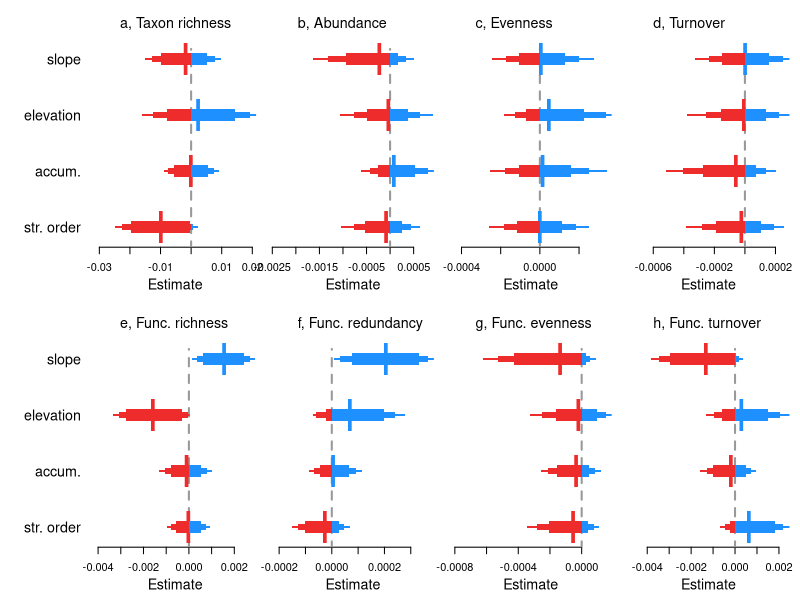

Here is the R script that generated this plot:
##Set working directory
setwd("C:/Users/elwel/OneDrive/Desktop/aquatic_data/git/EuroAquaticMacroInverts")

# attach data
#drivEst <- read.csv("outputs/Driver_metaanaly_Ests.csv")
drivEst <- read.csv("outputs/outputs_driver/Driver_horseshoe_metaanaly_Ests.csv")
head(drivEst)
unique(drivEst$Response)

options(scipen=999)

##save plot
#tiff(filename = "plots/Fig4_drivers/Drivers_main_streamCharacteristics.tiff", width = 7.8, height = 5, units = 'in', res = 600, compression = 'lzw')
tiff(filename = "plots/Fig4_drivers/Drivers_main_streamCharacteristics_horseshoe.tiff", width = 7.8, height = 5, units = 'in', res = 600, compression = 'lzw')

##layout
layout(mat = matrix(c(1:10), 
                        nrow = 2, 
                        ncol = 5),
       heights = c(2,2,2,2,2,2,2,2,2,2),
       widths = c(1,2,2,2,2,1,2,2,2,2))

par(mar=c(4,0.4,0.4,0.8))
#empty plot for where the labels will go
plot(0, xaxt = 'n', yaxt = 'n', bty = 'n', pch = '', ylab = '', xlab = '')
plot(0, xaxt = 'n', yaxt = 'n', bty = 'n', pch = '', ylab = '', xlab = '')

#### Spp Richness #####
sub <- subset(drivEst, Response == "spp_richness")
subQ <- c(sub$Q0.5[6:9],sub$Q95[6:9])
est <- sub$Estimate[6:9]
yy <- c(1:4)
plot(yy ~ est, ylab="",xlab="", yaxt="n", las=1, type="n",xlim=c(min(subQ),max(subQ)), ylim=c(0.8,4.8),cex=2, bty="n")
#polygon(x=c(-100,-100,0,0),
#        y=c(-4,22,22,-4), col = "grey80", border = "grey80")
segments(x0=0,y0=0,x1=0,y1=4.18,lty=2, lwd=2,col="grey60")
axis(2, at=yy, lwd = 0, lwd.ticks = 0, labels=c("str. order", "accum.", "elevation", "slope"), las=1,cex.axis=1.3)
title(xlab="Estimate", line=2.4,cex.lab=1.3)
legend("topleft", legend=("a, Taxon richness"), bty="n", cex=1.3)
mm <- cbind(yy,est)
mm_neg <- as.data.frame(mm[ which(est < 0),])
mm_pos <- as.data.frame(mm[ which(est > 0),])
#points(yy ~ est, pch="l",cex=2.2,col="white")
points(mm_neg$yy ~ mm_neg$est, pch="l",cex=4,col="firebrick2")
points(mm_pos[1,] ~ mm_pos[2,], pch="l",cex=4,col="dodgerblue")
yyy1=c(0.975,1.025,1.025,0.975)
yyy2=c(0.95,1.05,1.05,0.95)
yyy3=c(0.9,1.1,1.1,0.9)
polygon(x=c(if (sub$Q2.5[6]<0) {sub$Q2.5[6]} else {0}, if (sub$Q2.5[6]<0) {sub$Q2.5[6]} else {0}, if (sub$Q97.5[6]<0) {sub$Q97.5[6]} else {0}, if (sub$Q97.5[6]<0) {sub$Q97.5[6]} else {0}),y=(yyy1), col = "firebrick2", border = NA)
polygon(x=c(if (sub$Q5[6]<0) {sub$Q5[6]} else {0}, if (sub$Q5[6]<0) {sub$Q5[6]} else {0}, if (sub$Q95[6]<0) {sub$Q95[6]} else {0}, if (sub$Q95[6]<0) {sub$Q95[6]} else {0}),y=(yyy2), col = "firebrick2", border = NA)
polygon(x=c(if (sub$Q10[6]<0) {sub$Q10[6]} else {0}, if (sub$Q10[6]<0) {sub$Q10[6]} else {0}, if (sub$Q90[6]<0) {sub$Q90[6]} else {0}, if (sub$Q90[6]<0) {sub$Q90[6]} else {0}),y=(yyy3), col = "firebrick2", border = NA)
polygon(x=c(if (sub$Q2.5[6]>0) {sub$Q2.5[6]} else {0}, if (sub$Q2.5[6]>0) {sub$Q2.5[6]} else {0}, if (sub$Q97.5[6]>0) {sub$Q97.5[6]} else {0}, if (sub$Q97.5[6]>0) {sub$Q97.5[6]} else {0}),y=(yyy1), col = "dodgerblue", border = NA)
polygon(x=c(if (sub$Q5[6]>0) {sub$Q5[6]} else {0}, if (sub$Q5[6]>0) {sub$Q5[6]} else {0}, if (sub$Q95[6]>0) {sub$Q95[6]} else {0}, if (sub$Q95[6]>0) {sub$Q95[6]} else {0}),y=(yyy2), col = "dodgerblue", border = NA)
polygon(x=c(if (sub$Q10[6]>0) {sub$Q10[6]} else {0}, if (sub$Q10[6]>0) {sub$Q10[6]} else {0}, if (sub$Q90[6]>0) {sub$Q90[6]} else {0}, if (sub$Q90[6]>0) {sub$Q90[6]} else {0}),y=(yyy3), col = "dodgerblue", border = NA)
polygon(x=c(if (sub$Q2.5[7]<0) {sub$Q2.5[7]} else {0}, if (sub$Q2.5[7]<0) {sub$Q2.5[7]} else {0}, if (sub$Q97.5[7]<0) {sub$Q97.5[7]} else {0}, if (sub$Q97.5[7]<0) {sub$Q97.5[7]} else {0}),y=(yyy1+1), col = "firebrick2", border = NA)
polygon(x=c(if (sub$Q5[7]<0) {sub$Q5[7]} else {0}, if (sub$Q5[7]<0) {sub$Q5[7]} else {0}, if (sub$Q95[7]<0) {sub$Q95[7]} else {0}, if (sub$Q95[7]<0) {sub$Q95[7]} else {0}),y=(yyy2+1), col = "firebrick2", border = NA)
polygon(x=c(if (sub$Q10[7]<0) {sub$Q10[7]} else {0}, if (sub$Q10[7]<0) {sub$Q10[7]} else {0}, if (sub$Q90[7]<0) {sub$Q90[7]} else {0}, if (sub$Q90[7]<0) {sub$Q90[7]} else {0}),y=(yyy3+1), col = "firebrick2", border = NA)
polygon(x=c(if (sub$Q2.5[7]>0) {sub$Q2.5[7]} else {0}, if (sub$Q2.5[7]>0) {sub$Q2.5[7]} else {0}, if (sub$Q97.5[7]>0) {sub$Q97.5[7]} else {0}, if (sub$Q97.5[7]>0) {sub$Q97.5[7]} else {0}),y=(yyy1+1), col = "dodgerblue", border = NA)
polygon(x=c(if (sub$Q5[7]>0) {sub$Q5[7]} else {0}, if (sub$Q5[7]>0) {sub$Q5[7]} else {0}, if (sub$Q95[7]>0) {sub$Q95[7]} else {0}, if (sub$Q95[7]>0) {sub$Q95[7]} else {0}),y=(yyy2+1), col = "dodgerblue", border = NA)
polygon(x=c(if (sub$Q10[7]>0) {sub$Q10[7]} else {0}, if (sub$Q10[7]>0) {sub$Q10[7]} else {0}, if (sub$Q90[7]>0) {sub$Q90[7]} else {0}, if (sub$Q90[7]>0) {sub$Q90[7]} else {0}),y=(yyy3+1), col = "dodgerblue", border = NA)
polygon(x=c(if (sub$Q2.5[8]<0) {sub$Q2.5[8]} else {0}, if (sub$Q2.5[8]<0) {sub$Q2.5[8]} else {0}, if (sub$Q97.5[8]<0) {sub$Q97.5[8]} else {0}, if (sub$Q97.5[8]<0) {sub$Q97.5[8]} else {0}),y=(yyy1+2), col = "firebrick2", border = NA)
polygon(x=c(if (sub$Q5[8]<0) {sub$Q5[8]} else {0}, if (sub$Q5[8]<0) {sub$Q5[8]} else {0}, if (sub$Q95[8]<0) {sub$Q95[8]} else {0}, if (sub$Q95[8]<0) {sub$Q95[8]} else {0}),y=(yyy2+2), col = "firebrick2", border = NA)
polygon(x=c(if (sub$Q10[8]<0) {sub$Q10[8]} else {0}, if (sub$Q10[8]<0) {sub$Q10[8]} else {0}, if (sub$Q90[8]<0) {sub$Q90[8]} else {0}, if (sub$Q90[8]<0) {sub$Q90[8]} else {0}),y=(yyy3+2), col = "firebrick2", border = NA)
polygon(x=c(if (sub$Q2.5[8]>0) {sub$Q2.5[8]} else {0}, if (sub$Q2.5[8]>0) {sub$Q2.5[8]} else {0}, if (sub$Q97.5[8]>0) {sub$Q97.5[8]} else {0}, if (sub$Q97.5[8]>0) {sub$Q97.5[8]} else {0}),y=(yyy1+2), col = "dodgerblue", border = NA)
polygon(x=c(if (sub$Q5[8]>0) {sub$Q5[8]} else {0}, if (sub$Q5[8]>0) {sub$Q5[8]} else {0}, if (sub$Q95[8]>0) {sub$Q95[8]} else {0}, if (sub$Q95[8]>0) {sub$Q95[8]} else {0}),y=(yyy2+2), col = "dodgerblue", border = NA)
polygon(x=c(if (sub$Q10[8]>0) {sub$Q10[8]} else {0}, if (sub$Q10[8]>0) {sub$Q10[8]} else {0}, if (sub$Q90[8]>0) {sub$Q90[8]} else {0}, if (sub$Q90[8]>0) {sub$Q90[8]} else {0}),y=(yyy3+2), col = "dodgerblue", border = NA)
polygon(x=c(if (sub$Q2.5[9]<0) {sub$Q2.5[9]} else {0}, if (sub$Q2.5[9]<0) {sub$Q2.5[9]} else {0}, if (sub$Q97.5[9]<0) {sub$Q97.5[9]} else {0}, if (sub$Q97.5[9]<0) {sub$Q97.5[9]} else {0}),y=(yyy1+3), col = "firebrick2", border = NA)
polygon(x=c(if (sub$Q5[9]<0) {sub$Q5[9]} else {0}, if (sub$Q5[9]<0) {sub$Q5[9]} else {0}, if (sub$Q95[9]<0) {sub$Q95[9]} else {0}, if (sub$Q95[9]<0) {sub$Q95[9]} else {0}),y=(yyy2+3), col = "firebrick2", border = NA)
polygon(x=c(if (sub$Q10[9]<0) {sub$Q10[9]} else {0}, if (sub$Q10[9]<0) {sub$Q10[9]} else {0}, if (sub$Q90[9]<0) {sub$Q90[9]} else {0}, if (sub$Q90[9]<0) {sub$Q90[9]} else {0}),y=(yyy3+3), col = "firebrick2", border = NA)
polygon(x=c(if (sub$Q2.5[9]>0) {sub$Q2.5[9]} else {0}, if (sub$Q2.5[9]>0) {sub$Q2.5[9]} else {0}, if (sub$Q97.5[9]>0) {sub$Q97.5[9]} else {0}, if (sub$Q97.5[9]>0) {sub$Q97.5[9]} else {0}),y=(yyy1+3), col = "dodgerblue", border = NA)
polygon(x=c(if (sub$Q5[9]>0) {sub$Q5[9]} else {0}, if (sub$Q5[9]>0) {sub$Q5[9]} else {0}, if (sub$Q95[9]>0) {sub$Q95[9]} else {0}, if (sub$Q95[9]>0) {sub$Q95[9]} else {0}),y=(yyy2+3), col = "dodgerblue", border = NA)
polygon(x=c(if (sub$Q10[9]>0) {sub$Q10[9]} else {0}, if (sub$Q10[9]>0) {sub$Q10[9]} else {0}, if (sub$Q90[9]>0) {sub$Q90[9]} else {0}, if (sub$Q90[9]>0) {sub$Q90[9]} else {0}),y=(yyy3+3), col = "dodgerblue", border = NA)


#### Func Richness #####
sub <- subset(drivEst, Response == "func_rich")
subQ <- c(sub$Q0.5[6:9],sub$Q95[6:9])
est <- sub$Estimate[6:9]
yy <- c(1:4)
plot(yy ~ est, ylab="",xlab="", yaxt="n", las=1, type="n",xlim=c(min(subQ),max(subQ)), ylim=c(0.8,4.8), cex=2, bty="n")
segments(x0=0,y0=0,x1=0,y1=4.18,lty=2, lwd=2,col="grey60")
axis(2, at=yy, lwd = 0, lwd.ticks = 0, labels=c("str. order", "accum.", "elevation", "slope"), las=1,cex.axis=1.3)
title(xlab="Estimate", line=2.4,cex.lab=1.3)
legend("topleft", legend=("e, Func. richness"), bty="n", cex=1.3)
mm <- cbind(yy,est)
mm_neg <- as.data.frame(mm[ which(est < 0),])
mm_pos <- as.data.frame(mm[ which(est > 0),])
#points(yy ~ est, pch="l",cex=2.2,col="white")
points(mm_neg$yy ~ mm_neg$est, pch="l",cex=4,col="firebrick2")
points(mm_pos[1,] ~ mm_pos[2,], pch="l",cex=4,col="dodgerblue")
yyy1=c(0.975,1.025,1.025,0.975)
yyy2=c(0.95,1.05,1.05,0.95)
yyy3=c(0.9,1.1,1.1,0.9)
polygon(x=c(if (sub$Q2.5[6]<0) {sub$Q2.5[6]} else {0}, if (sub$Q2.5[6]<0) {sub$Q2.5[6]} else {0}, if (sub$Q97.5[6]<0) {sub$Q97.5[6]} else {0}, if (sub$Q97.5[6]<0) {sub$Q97.5[6]} else {0}),y=(yyy1), col = "firebrick2", border = NA)
polygon(x=c(if (sub$Q5[6]<0) {sub$Q5[6]} else {0}, if (sub$Q5[6]<0) {sub$Q5[6]} else {0}, if (sub$Q95[6]<0) {sub$Q95[6]} else {0}, if (sub$Q95[6]<0) {sub$Q95[6]} else {0}),y=(yyy2), col = "firebrick2", border = NA)
polygon(x=c(if (sub$Q10[6]<0) {sub$Q10[6]} else {0}, if (sub$Q10[6]<0) {sub$Q10[6]} else {0}, if (sub$Q90[6]<0) {sub$Q90[6]} else {0}, if (sub$Q90[6]<0) {sub$Q90[6]} else {0}),y=(yyy3), col = "firebrick2", border = NA)
polygon(x=c(if (sub$Q2.5[6]>0) {sub$Q2.5[6]} else {0}, if (sub$Q2.5[6]>0) {sub$Q2.5[6]} else {0}, if (sub$Q97.5[6]>0) {sub$Q97.5[6]} else {0}, if (sub$Q97.5[6]>0) {sub$Q97.5[6]} else {0}),y=(yyy1), col = "dodgerblue", border = NA)
polygon(x=c(if (sub$Q5[6]>0) {sub$Q5[6]} else {0}, if (sub$Q5[6]>0) {sub$Q5[6]} else {0}, if (sub$Q95[6]>0) {sub$Q95[6]} else {0}, if (sub$Q95[6]>0) {sub$Q95[6]} else {0}),y=(yyy2), col = "dodgerblue", border = NA)
polygon(x=c(if (sub$Q10[6]>0) {sub$Q10[6]} else {0}, if (sub$Q10[6]>0) {sub$Q10[6]} else {0}, if (sub$Q90[6]>0) {sub$Q90[6]} else {0}, if (sub$Q90[6]>0) {sub$Q90[6]} else {0}),y=(yyy3), col = "dodgerblue", border = NA)
polygon(x=c(if (sub$Q2.5[7]<0) {sub$Q2.5[7]} else {0}, if (sub$Q2.5[7]<0) {sub$Q2.5[7]} else {0}, if (sub$Q97.5[7]<0) {sub$Q97.5[7]} else {0}, if (sub$Q97.5[7]<0) {sub$Q97.5[7]} else {0}),y=(yyy1+1), col = "firebrick2", border = NA)
polygon(x=c(if (sub$Q5[7]<0) {sub$Q5[7]} else {0}, if (sub$Q5[7]<0) {sub$Q5[7]} else {0}, if (sub$Q95[7]<0) {sub$Q95[7]} else {0}, if (sub$Q95[7]<0) {sub$Q95[7]} else {0}),y=(yyy2+1), col = "firebrick2", border = NA)
polygon(x=c(if (sub$Q10[7]<0) {sub$Q10[7]} else {0}, if (sub$Q10[7]<0) {sub$Q10[7]} else {0}, if (sub$Q90[7]<0) {sub$Q90[7]} else {0}, if (sub$Q90[7]<0) {sub$Q90[7]} else {0}),y=(yyy3+1), col = "firebrick2", border = NA)
polygon(x=c(if (sub$Q2.5[7]>0) {sub$Q2.5[7]} else {0}, if (sub$Q2.5[7]>0) {sub$Q2.5[7]} else {0}, if (sub$Q97.5[7]>0) {sub$Q97.5[7]} else {0}, if (sub$Q97.5[7]>0) {sub$Q97.5[7]} else {0}),y=(yyy1+1), col = "dodgerblue", border = NA)
polygon(x=c(if (sub$Q5[7]>0) {sub$Q5[7]} else {0}, if (sub$Q5[7]>0) {sub$Q5[7]} else {0}, if (sub$Q95[7]>0) {sub$Q95[7]} else {0}, if (sub$Q95[7]>0) {sub$Q95[7]} else {0}),y=(yyy2+1), col = "dodgerblue", border = NA)
polygon(x=c(if (sub$Q10[7]>0) {sub$Q10[7]} else {0}, if (sub$Q10[7]>0) {sub$Q10[7]} else {0}, if (sub$Q90[7]>0) {sub$Q90[7]} else {0}, if (sub$Q90[7]>0) {sub$Q90[7]} else {0}),y=(yyy3+1), col = "dodgerblue", border = NA)
polygon(x=c(if (sub$Q2.5[8]<0) {sub$Q2.5[8]} else {0}, if (sub$Q2.5[8]<0) {sub$Q2.5[8]} else {0}, if (sub$Q97.5[8]<0) {sub$Q97.5[8]} else {0}, if (sub$Q97.5[8]<0) {sub$Q97.5[8]} else {0}),y=(yyy1+2), col = "firebrick2", border = NA)
polygon(x=c(if (sub$Q5[8]<0) {sub$Q5[8]} else {0}, if (sub$Q5[8]<0) {sub$Q5[8]} else {0}, if (sub$Q95[8]<0) {sub$Q95[8]} else {0}, if (sub$Q95[8]<0) {sub$Q95[8]} else {0}),y=(yyy2+2), col = "firebrick2", border = NA)
polygon(x=c(if (sub$Q10[8]<0) {sub$Q10[8]} else {0}, if (sub$Q10[8]<0) {sub$Q10[8]} else {0}, if (sub$Q90[8]<0) {sub$Q90[8]} else {0}, if (sub$Q90[8]<0) {sub$Q90[8]} else {0}),y=(yyy3+2), col = "firebrick2", border = NA)
polygon(x=c(if (sub$Q2.5[8]>0) {sub$Q2.5[8]} else {0}, if (sub$Q2.5[8]>0) {sub$Q2.5[8]} else {0}, if (sub$Q97.5[8]>0) {sub$Q97.5[8]} else {0}, if (sub$Q97.5[8]>0) {sub$Q97.5[8]} else {0}),y=(yyy1+2), col = "dodgerblue", border = NA)
polygon(x=c(if (sub$Q5[8]>0) {sub$Q5[8]} else {0}, if (sub$Q5[8]>0) {sub$Q5[8]} else {0}, if (sub$Q95[8]>0) {sub$Q95[8]} else {0}, if (sub$Q95[8]>0) {sub$Q95[8]} else {0}),y=(yyy2+2), col = "dodgerblue", border = NA)
polygon(x=c(if (sub$Q10[8]>0) {sub$Q10[8]} else {0}, if (sub$Q10[8]>0) {sub$Q10[8]} else {0}, if (sub$Q90[8]>0) {sub$Q90[8]} else {0}, if (sub$Q90[8]>0) {sub$Q90[8]} else {0}),y=(yyy3+2), col = "dodgerblue", border = NA)
polygon(x=c(if (sub$Q2.5[9]<0) {sub$Q2.5[9]} else {0}, if (sub$Q2.5[9]<0) {sub$Q2.5[9]} else {0}, if (sub$Q97.5[9]<0) {sub$Q97.5[9]} else {0}, if (sub$Q97.5[9]<0) {sub$Q97.5[9]} else {0}),y=(yyy1+3), col = "firebrick2", border = NA)
polygon(x=c(if (sub$Q5[9]<0) {sub$Q5[9]} else {0}, if (sub$Q5[9]<0) {sub$Q5[9]} else {0}, if (sub$Q95[9]<0) {sub$Q95[9]} else {0}, if (sub$Q95[9]<0) {sub$Q95[9]} else {0}),y=(yyy2+3), col = "firebrick2", border = NA)
polygon(x=c(if (sub$Q10[9]<0) {sub$Q10[9]} else {0}, if (sub$Q10[9]<0) {sub$Q10[9]} else {0}, if (sub$Q90[9]<0) {sub$Q90[9]} else {0}, if (sub$Q90[9]<0) {sub$Q90[9]} else {0}),y=(yyy3+3), col = "firebrick2", border = NA)
polygon(x=c(if (sub$Q2.5[9]>0) {sub$Q2.5[9]} else {0}, if (sub$Q2.5[9]>0) {sub$Q2.5[9]} else {0}, if (sub$Q97.5[9]>0) {sub$Q97.5[9]} else {0}, if (sub$Q97.5[9]>0) {sub$Q97.5[9]} else {0}),y=(yyy1+3), col = "dodgerblue", border = NA)
polygon(x=c(if (sub$Q5[9]>0) {sub$Q5[9]} else {0}, if (sub$Q5[9]>0) {sub$Q5[9]} else {0}, if (sub$Q95[9]>0) {sub$Q95[9]} else {0}, if (sub$Q95[9]>0) {sub$Q95[9]} else {0}),y=(yyy2+3), col = "dodgerblue", border = NA)
polygon(x=c(if (sub$Q10[9]>0) {sub$Q10[9]} else {0}, if (sub$Q10[9]>0) {sub$Q10[9]} else {0}, if (sub$Q90[9]>0) {sub$Q90[9]} else {0}, if (sub$Q90[9]>0) {sub$Q90[9]} else {0}),y=(yyy3+3), col = "dodgerblue", border = NA)


#### Abundance #####
sub <- subset(drivEst, Response == "abundance")
subQ <- c(sub$Q0.5[6:9],sub$Q95[6:9])
est <- sub$Estimate[6:9]
yy <- c(1:4)
plot(yy ~ est, ylab="",xlab="", yaxt="n", las=1, type="n",xlim=c(min(subQ),max(subQ)), ylim=c(0.8,4.8), cex=2, bty="n")
segments(x0=0,y0=0,x1=0,y1=4.18,lty=2, lwd=2,col="grey60")
title(xlab="Estimate", line=2.4,cex.lab=1.3)
legend("topleft", legend=("b, Abundance"), bty="n", cex=1.3)
mm <- cbind(yy,est)
mm_neg <- as.data.frame(mm[ which(est < 0),])
mm_pos <- as.data.frame(mm[ which(est > 0),])
#points(yy ~ est, pch="l",cex=2.2,col="white")
points(mm_neg$yy ~ mm_neg$est, pch="l",cex=4,col="firebrick2")
points(mm_pos[1,] ~ mm_pos[2,], pch="l",cex=4,col="dodgerblue")
yyy1=c(0.975,1.025,1.025,0.975)
yyy2=c(0.95,1.05,1.05,0.95)
yyy3=c(0.9,1.1,1.1,0.9)
polygon(x=c(if (sub$Q2.5[6]<0) {sub$Q2.5[6]} else {0}, if (sub$Q2.5[6]<0) {sub$Q2.5[6]} else {0}, if (sub$Q97.5[6]<0) {sub$Q97.5[6]} else {0}, if (sub$Q97.5[6]<0) {sub$Q97.5[6]} else {0}),y=(yyy1), col = "firebrick2", border = NA)
polygon(x=c(if (sub$Q5[6]<0) {sub$Q5[6]} else {0}, if (sub$Q5[6]<0) {sub$Q5[6]} else {0}, if (sub$Q95[6]<0) {sub$Q95[6]} else {0}, if (sub$Q95[6]<0) {sub$Q95[6]} else {0}),y=(yyy2), col = "firebrick2", border = NA)
polygon(x=c(if (sub$Q10[6]<0) {sub$Q10[6]} else {0}, if (sub$Q10[6]<0) {sub$Q10[6]} else {0}, if (sub$Q90[6]<0) {sub$Q90[6]} else {0}, if (sub$Q90[6]<0) {sub$Q90[6]} else {0}),y=(yyy3), col = "firebrick2", border = NA)
polygon(x=c(if (sub$Q2.5[6]>0) {sub$Q2.5[6]} else {0}, if (sub$Q2.5[6]>0) {sub$Q2.5[6]} else {0}, if (sub$Q97.5[6]>0) {sub$Q97.5[6]} else {0}, if (sub$Q97.5[6]>0) {sub$Q97.5[6]} else {0}),y=(yyy1), col = "dodgerblue", border = NA)
polygon(x=c(if (sub$Q5[6]>0) {sub$Q5[6]} else {0}, if (sub$Q5[6]>0) {sub$Q5[6]} else {0}, if (sub$Q95[6]>0) {sub$Q95[6]} else {0}, if (sub$Q95[6]>0) {sub$Q95[6]} else {0}),y=(yyy2), col = "dodgerblue", border = NA)
polygon(x=c(if (sub$Q10[6]>0) {sub$Q10[6]} else {0}, if (sub$Q10[6]>0) {sub$Q10[6]} else {0}, if (sub$Q90[6]>0) {sub$Q90[6]} else {0}, if (sub$Q90[6]>0) {sub$Q90[6]} else {0}),y=(yyy3), col = "dodgerblue", border = NA)
polygon(x=c(if (sub$Q2.5[7]<0) {sub$Q2.5[7]} else {0}, if (sub$Q2.5[7]<0) {sub$Q2.5[7]} else {0}, if (sub$Q97.5[7]<0) {sub$Q97.5[7]} else {0}, if (sub$Q97.5[7]<0) {sub$Q97.5[7]} else {0}),y=(yyy1+1), col = "firebrick2", border = NA)
polygon(x=c(if (sub$Q5[7]<0) {sub$Q5[7]} else {0}, if (sub$Q5[7]<0) {sub$Q5[7]} else {0}, if (sub$Q95[7]<0) {sub$Q95[7]} else {0}, if (sub$Q95[7]<0) {sub$Q95[7]} else {0}),y=(yyy2+1), col = "firebrick2", border = NA)
polygon(x=c(if (sub$Q10[7]<0) {sub$Q10[7]} else {0}, if (sub$Q10[7]<0) {sub$Q10[7]} else {0}, if (sub$Q90[7]<0) {sub$Q90[7]} else {0}, if (sub$Q90[7]<0) {sub$Q90[7]} else {0}),y=(yyy3+1), col = "firebrick2", border = NA)
polygon(x=c(if (sub$Q2.5[7]>0) {sub$Q2.5[7]} else {0}, if (sub$Q2.5[7]>0) {sub$Q2.5[7]} else {0}, if (sub$Q97.5[7]>0) {sub$Q97.5[7]} else {0}, if (sub$Q97.5[7]>0) {sub$Q97.5[7]} else {0}),y=(yyy1+1), col = "dodgerblue", border = NA)
polygon(x=c(if (sub$Q5[7]>0) {sub$Q5[7]} else {0}, if (sub$Q5[7]>0) {sub$Q5[7]} else {0}, if (sub$Q95[7]>0) {sub$Q95[7]} else {0}, if (sub$Q95[7]>0) {sub$Q95[7]} else {0}),y=(yyy2+1), col = "dodgerblue", border = NA)
polygon(x=c(if (sub$Q10[7]>0) {sub$Q10[7]} else {0}, if (sub$Q10[7]>0) {sub$Q10[7]} else {0}, if (sub$Q90[7]>0) {sub$Q90[7]} else {0}, if (sub$Q90[7]>0) {sub$Q90[7]} else {0}),y=(yyy3+1), col = "dodgerblue", border = NA)
polygon(x=c(if (sub$Q2.5[8]<0) {sub$Q2.5[8]} else {0}, if (sub$Q2.5[8]<0) {sub$Q2.5[8]} else {0}, if (sub$Q97.5[8]<0) {sub$Q97.5[8]} else {0}, if (sub$Q97.5[8]<0) {sub$Q97.5[8]} else {0}),y=(yyy1+2), col = "firebrick2", border = NA)
polygon(x=c(if (sub$Q5[8]<0) {sub$Q5[8]} else {0}, if (sub$Q5[8]<0) {sub$Q5[8]} else {0}, if (sub$Q95[8]<0) {sub$Q95[8]} else {0}, if (sub$Q95[8]<0) {sub$Q95[8]} else {0}),y=(yyy2+2), col = "firebrick2", border = NA)
polygon(x=c(if (sub$Q10[8]<0) {sub$Q10[8]} else {0}, if (sub$Q10[8]<0) {sub$Q10[8]} else {0}, if (sub$Q90[8]<0) {sub$Q90[8]} else {0}, if (sub$Q90[8]<0) {sub$Q90[8]} else {0}),y=(yyy3+2), col = "firebrick2", border = NA)
polygon(x=c(if (sub$Q2.5[8]>0) {sub$Q2.5[8]} else {0}, if (sub$Q2.5[8]>0) {sub$Q2.5[8]} else {0}, if (sub$Q97.5[8]>0) {sub$Q97.5[8]} else {0}, if (sub$Q97.5[8]>0) {sub$Q97.5[8]} else {0}),y=(yyy1+2), col = "dodgerblue", border = NA)
polygon(x=c(if (sub$Q5[8]>0) {sub$Q5[8]} else {0}, if (sub$Q5[8]>0) {sub$Q5[8]} else {0}, if (sub$Q95[8]>0) {sub$Q95[8]} else {0}, if (sub$Q95[8]>0) {sub$Q95[8]} else {0}),y=(yyy2+2), col = "dodgerblue", border = NA)
polygon(x=c(if (sub$Q10[8]>0) {sub$Q10[8]} else {0}, if (sub$Q10[8]>0) {sub$Q10[8]} else {0}, if (sub$Q90[8]>0) {sub$Q90[8]} else {0}, if (sub$Q90[8]>0) {sub$Q90[8]} else {0}),y=(yyy3+2), col = "dodgerblue", border = NA)
polygon(x=c(if (sub$Q2.5[9]<0) {sub$Q2.5[9]} else {0}, if (sub$Q2.5[9]<0) {sub$Q2.5[9]} else {0}, if (sub$Q97.5[9]<0) {sub$Q97.5[9]} else {0}, if (sub$Q97.5[9]<0) {sub$Q97.5[9]} else {0}),y=(yyy1+3), col = "firebrick2", border = NA)
polygon(x=c(if (sub$Q5[9]<0) {sub$Q5[9]} else {0}, if (sub$Q5[9]<0) {sub$Q5[9]} else {0}, if (sub$Q95[9]<0) {sub$Q95[9]} else {0}, if (sub$Q95[9]<0) {sub$Q95[9]} else {0}),y=(yyy2+3), col = "firebrick2", border = NA)
polygon(x=c(if (sub$Q10[9]<0) {sub$Q10[9]} else {0}, if (sub$Q10[9]<0) {sub$Q10[9]} else {0}, if (sub$Q90[9]<0) {sub$Q90[9]} else {0}, if (sub$Q90[9]<0) {sub$Q90[9]} else {0}),y=(yyy3+3), col = "firebrick2", border = NA)
polygon(x=c(if (sub$Q2.5[9]>0) {sub$Q2.5[9]} else {0}, if (sub$Q2.5[9]>0) {sub$Q2.5[9]} else {0}, if (sub$Q97.5[9]>0) {sub$Q97.5[9]} else {0}, if (sub$Q97.5[9]>0) {sub$Q97.5[9]} else {0}),y=(yyy1+3), col = "dodgerblue", border = NA)
polygon(x=c(if (sub$Q5[9]>0) {sub$Q5[9]} else {0}, if (sub$Q5[9]>0) {sub$Q5[9]} else {0}, if (sub$Q95[9]>0) {sub$Q95[9]} else {0}, if (sub$Q95[9]>0) {sub$Q95[9]} else {0}),y=(yyy2+3), col = "dodgerblue", border = NA)
polygon(x=c(if (sub$Q10[9]>0) {sub$Q10[9]} else {0}, if (sub$Q10[9]>0) {sub$Q10[9]} else {0}, if (sub$Q90[9]>0) {sub$Q90[9]} else {0}, if (sub$Q90[9]>0) {sub$Q90[9]} else {0}),y=(yyy3+3), col = "dodgerblue", border = NA)

#### func_fred #####
sub <- subset(drivEst, Response == "FRed")
subQ <- c(sub$Q0.5[6:9],sub$Q95[6:9])
est <- sub$Estimate[6:9]
yy <- c(1:4)
plot(yy ~ est, ylab="",xlab="", yaxt="n", las=1, type="n",xlim=c(min(subQ),max(subQ)), ylim=c(0.8,4.8), cex=2, bty="n")
segments(x0=0,y0=0,x1=0,y1=4.18,lty=2, lwd=2,col="grey60")
title(xlab="Estimate", line=2.4,cex.lab=1.3)
legend("topleft", legend=("f, Func. redundancy"), bty="n", cex=1.3)
mm <- cbind(yy,est)
mm_neg <- as.data.frame(mm[ which(est < 0),])
mm_pos <- as.data.frame(mm[ which(est > 0),])
#points(yy ~ est, pch="l",cex=2.2,col="white")
points(mm_neg[1,] ~ mm_neg[2,], pch="l",cex=4,col="firebrick2")
points(mm_pos$yy ~ mm_pos$est, pch="l",cex=4,col="dodgerblue")
yyy1=c(0.975,1.025,1.025,0.975)
yyy2=c(0.95,1.05,1.05,0.95)
yyy3=c(0.9,1.1,1.1,0.9)
polygon(x=c(if (sub$Q2.5[6]<0) {sub$Q2.5[6]} else {0}, if (sub$Q2.5[6]<0) {sub$Q2.5[6]} else {0}, if (sub$Q97.5[6]<0) {sub$Q97.5[6]} else {0}, if (sub$Q97.5[6]<0) {sub$Q97.5[6]} else {0}),y=(yyy1), col = "firebrick2", border = NA)
polygon(x=c(if (sub$Q5[6]<0) {sub$Q5[6]} else {0}, if (sub$Q5[6]<0) {sub$Q5[6]} else {0}, if (sub$Q95[6]<0) {sub$Q95[6]} else {0}, if (sub$Q95[6]<0) {sub$Q95[6]} else {0}),y=(yyy2), col = "firebrick2", border = NA)
polygon(x=c(if (sub$Q10[6]<0) {sub$Q10[6]} else {0}, if (sub$Q10[6]<0) {sub$Q10[6]} else {0}, if (sub$Q90[6]<0) {sub$Q90[6]} else {0}, if (sub$Q90[6]<0) {sub$Q90[6]} else {0}),y=(yyy3), col = "firebrick2", border = NA)
polygon(x=c(if (sub$Q2.5[6]>0) {sub$Q2.5[6]} else {0}, if (sub$Q2.5[6]>0) {sub$Q2.5[6]} else {0}, if (sub$Q97.5[6]>0) {sub$Q97.5[6]} else {0}, if (sub$Q97.5[6]>0) {sub$Q97.5[6]} else {0}),y=(yyy1), col = "dodgerblue", border = NA)
polygon(x=c(if (sub$Q5[6]>0) {sub$Q5[6]} else {0}, if (sub$Q5[6]>0) {sub$Q5[6]} else {0}, if (sub$Q95[6]>0) {sub$Q95[6]} else {0}, if (sub$Q95[6]>0) {sub$Q95[6]} else {0}),y=(yyy2), col = "dodgerblue", border = NA)
polygon(x=c(if (sub$Q10[6]>0) {sub$Q10[6]} else {0}, if (sub$Q10[6]>0) {sub$Q10[6]} else {0}, if (sub$Q90[6]>0) {sub$Q90[6]} else {0}, if (sub$Q90[6]>0) {sub$Q90[6]} else {0}),y=(yyy3), col = "dodgerblue", border = NA)
polygon(x=c(if (sub$Q2.5[7]<0) {sub$Q2.5[7]} else {0}, if (sub$Q2.5[7]<0) {sub$Q2.5[7]} else {0}, if (sub$Q97.5[7]<0) {sub$Q97.5[7]} else {0}, if (sub$Q97.5[7]<0) {sub$Q97.5[7]} else {0}),y=(yyy1+1), col = "firebrick2", border = NA)
polygon(x=c(if (sub$Q5[7]<0) {sub$Q5[7]} else {0}, if (sub$Q5[7]<0) {sub$Q5[7]} else {0}, if (sub$Q95[7]<0) {sub$Q95[7]} else {0}, if (sub$Q95[7]<0) {sub$Q95[7]} else {0}),y=(yyy2+1), col = "firebrick2", border = NA)
polygon(x=c(if (sub$Q10[7]<0) {sub$Q10[7]} else {0}, if (sub$Q10[7]<0) {sub$Q10[7]} else {0}, if (sub$Q90[7]<0) {sub$Q90[7]} else {0}, if (sub$Q90[7]<0) {sub$Q90[7]} else {0}),y=(yyy3+1), col = "firebrick2", border = NA)
polygon(x=c(if (sub$Q2.5[7]>0) {sub$Q2.5[7]} else {0}, if (sub$Q2.5[7]>0) {sub$Q2.5[7]} else {0}, if (sub$Q97.5[7]>0) {sub$Q97.5[7]} else {0}, if (sub$Q97.5[7]>0) {sub$Q97.5[7]} else {0}),y=(yyy1+1), col = "dodgerblue", border = NA)
polygon(x=c(if (sub$Q5[7]>0) {sub$Q5[7]} else {0}, if (sub$Q5[7]>0) {sub$Q5[7]} else {0}, if (sub$Q95[7]>0) {sub$Q95[7]} else {0}, if (sub$Q95[7]>0) {sub$Q95[7]} else {0}),y=(yyy2+1), col = "dodgerblue", border = NA)
polygon(x=c(if (sub$Q10[7]>0) {sub$Q10[7]} else {0}, if (sub$Q10[7]>0) {sub$Q10[7]} else {0}, if (sub$Q90[7]>0) {sub$Q90[7]} else {0}, if (sub$Q90[7]>0) {sub$Q90[7]} else {0}),y=(yyy3+1), col = "dodgerblue", border = NA)
polygon(x=c(if (sub$Q2.5[8]<0) {sub$Q2.5[8]} else {0}, if (sub$Q2.5[8]<0) {sub$Q2.5[8]} else {0}, if (sub$Q97.5[8]<0) {sub$Q97.5[8]} else {0}, if (sub$Q97.5[8]<0) {sub$Q97.5[8]} else {0}),y=(yyy1+2), col = "firebrick2", border = NA)
polygon(x=c(if (sub$Q5[8]<0) {sub$Q5[8]} else {0}, if (sub$Q5[8]<0) {sub$Q5[8]} else {0}, if (sub$Q95[8]<0) {sub$Q95[8]} else {0}, if (sub$Q95[8]<0) {sub$Q95[8]} else {0}),y=(yyy2+2), col = "firebrick2", border = NA)
polygon(x=c(if (sub$Q10[8]<0) {sub$Q10[8]} else {0}, if (sub$Q10[8]<0) {sub$Q10[8]} else {0}, if (sub$Q90[8]<0) {sub$Q90[8]} else {0}, if (sub$Q90[8]<0) {sub$Q90[8]} else {0}),y=(yyy3+2), col = "firebrick2", border = NA)
polygon(x=c(if (sub$Q2.5[8]>0) {sub$Q2.5[8]} else {0}, if (sub$Q2.5[8]>0) {sub$Q2.5[8]} else {0}, if (sub$Q97.5[8]>0) {sub$Q97.5[8]} else {0}, if (sub$Q97.5[8]>0) {sub$Q97.5[8]} else {0}),y=(yyy1+2), col = "dodgerblue", border = NA)
polygon(x=c(if (sub$Q5[8]>0) {sub$Q5[8]} else {0}, if (sub$Q5[8]>0) {sub$Q5[8]} else {0}, if (sub$Q95[8]>0) {sub$Q95[8]} else {0}, if (sub$Q95[8]>0) {sub$Q95[8]} else {0}),y=(yyy2+2), col = "dodgerblue", border = NA)
polygon(x=c(if (sub$Q10[8]>0) {sub$Q10[8]} else {0}, if (sub$Q10[8]>0) {sub$Q10[8]} else {0}, if (sub$Q90[8]>0) {sub$Q90[8]} else {0}, if (sub$Q90[8]>0) {sub$Q90[8]} else {0}),y=(yyy3+2), col = "dodgerblue", border = NA)
polygon(x=c(if (sub$Q2.5[9]<0) {sub$Q2.5[9]} else {0}, if (sub$Q2.5[9]<0) {sub$Q2.5[9]} else {0}, if (sub$Q97.5[9]<0) {sub$Q97.5[9]} else {0}, if (sub$Q97.5[9]<0) {sub$Q97.5[9]} else {0}),y=(yyy1+3), col = "firebrick2", border = NA)
polygon(x=c(if (sub$Q5[9]<0) {sub$Q5[9]} else {0}, if (sub$Q5[9]<0) {sub$Q5[9]} else {0}, if (sub$Q95[9]<0) {sub$Q95[9]} else {0}, if (sub$Q95[9]<0) {sub$Q95[9]} else {0}),y=(yyy2+3), col = "firebrick2", border = NA)
polygon(x=c(if (sub$Q10[9]<0) {sub$Q10[9]} else {0}, if (sub$Q10[9]<0) {sub$Q10[9]} else {0}, if (sub$Q90[9]<0) {sub$Q90[9]} else {0}, if (sub$Q90[9]<0) {sub$Q90[9]} else {0}),y=(yyy3+3), col = "firebrick2", border = NA)
polygon(x=c(if (sub$Q2.5[9]>0) {sub$Q2.5[9]} else {0}, if (sub$Q2.5[9]>0) {sub$Q2.5[9]} else {0}, if (sub$Q97.5[9]>0) {sub$Q97.5[9]} else {0}, if (sub$Q97.5[9]>0) {sub$Q97.5[9]} else {0}),y=(yyy1+3), col = "dodgerblue", border = NA)
polygon(x=c(if (sub$Q5[9]>0) {sub$Q5[9]} else {0}, if (sub$Q5[9]>0) {sub$Q5[9]} else {0}, if (sub$Q95[9]>0) {sub$Q95[9]} else {0}, if (sub$Q95[9]>0) {sub$Q95[9]} else {0}),y=(yyy2+3), col = "dodgerblue", border = NA)
polygon(x=c(if (sub$Q10[9]>0) {sub$Q10[9]} else {0}, if (sub$Q10[9]>0) {sub$Q10[9]} else {0}, if (sub$Q90[9]>0) {sub$Q90[9]} else {0}, if (sub$Q90[9]>0) {sub$Q90[9]} else {0}),y=(yyy3+3), col = "dodgerblue", border = NA)

#### E10 #####
sub <- subset(drivEst, Response == "E10")
subQ <- c(sub$Q0.5[6:9],sub$Q95[6:9])
est <- sub$Estimate[6:9]
yy <- c(1:4)
plot(yy ~ est, ylab="",xlab="", yaxt="n", las=1, type="n",xlim=c(min(subQ),max(subQ)), ylim=c(0.8,4.8), cex=2, bty="n")
segments(x0=0,y0=0,x1=0,y1=4.18,lty=2, lwd=2,col="grey60")
title(xlab="Estimate", line=2.4,cex.lab=1.3)
legend("topleft", legend=("c, Evenness"), bty="n", cex=1.3)
mm <- cbind(yy,est)
mm_neg <- as.data.frame(mm[ which(est < 0),])
mm_pos <- as.data.frame(mm[ which(est > 0),])
#points(yy ~ est, pch="l",cex=2.2,col="white")
points(mm_neg$yy ~ mm_neg$est, pch="l",cex=4,col="firebrick2")
points(mm_pos$yy ~ mm_pos$est, pch="l",cex=4,col="dodgerblue")
yyy1=c(0.975,1.025,1.025,0.975)
yyy2=c(0.95,1.05,1.05,0.95)
yyy3=c(0.9,1.1,1.1,0.9)
polygon(x=c(if (sub$Q2.5[6]<0) {sub$Q2.5[6]} else {0}, if (sub$Q2.5[6]<0) {sub$Q2.5[6]} else {0}, if (sub$Q97.5[6]<0) {sub$Q97.5[6]} else {0}, if (sub$Q97.5[6]<0) {sub$Q97.5[6]} else {0}),y=(yyy1), col = "firebrick2", border = NA)
polygon(x=c(if (sub$Q5[6]<0) {sub$Q5[6]} else {0}, if (sub$Q5[6]<0) {sub$Q5[6]} else {0}, if (sub$Q95[6]<0) {sub$Q95[6]} else {0}, if (sub$Q95[6]<0) {sub$Q95[6]} else {0}),y=(yyy2), col = "firebrick2", border = NA)
polygon(x=c(if (sub$Q10[6]<0) {sub$Q10[6]} else {0}, if (sub$Q10[6]<0) {sub$Q10[6]} else {0}, if (sub$Q90[6]<0) {sub$Q90[6]} else {0}, if (sub$Q90[6]<0) {sub$Q90[6]} else {0}),y=(yyy3), col = "firebrick2", border = NA)
polygon(x=c(if (sub$Q2.5[6]>0) {sub$Q2.5[6]} else {0}, if (sub$Q2.5[6]>0) {sub$Q2.5[6]} else {0}, if (sub$Q97.5[6]>0) {sub$Q97.5[6]} else {0}, if (sub$Q97.5[6]>0) {sub$Q97.5[6]} else {0}),y=(yyy1), col = "dodgerblue", border = NA)
polygon(x=c(if (sub$Q5[6]>0) {sub$Q5[6]} else {0}, if (sub$Q5[6]>0) {sub$Q5[6]} else {0}, if (sub$Q95[6]>0) {sub$Q95[6]} else {0}, if (sub$Q95[6]>0) {sub$Q95[6]} else {0}),y=(yyy2), col = "dodgerblue", border = NA)
polygon(x=c(if (sub$Q10[6]>0) {sub$Q10[6]} else {0}, if (sub$Q10[6]>0) {sub$Q10[6]} else {0}, if (sub$Q90[6]>0) {sub$Q90[6]} else {0}, if (sub$Q90[6]>0) {sub$Q90[6]} else {0}),y=(yyy3), col = "dodgerblue", border = NA)
polygon(x=c(if (sub$Q2.5[7]<0) {sub$Q2.5[7]} else {0}, if (sub$Q2.5[7]<0) {sub$Q2.5[7]} else {0}, if (sub$Q97.5[7]<0) {sub$Q97.5[7]} else {0}, if (sub$Q97.5[7]<0) {sub$Q97.5[7]} else {0}),y=(yyy1+1), col = "firebrick2", border = NA)
polygon(x=c(if (sub$Q5[7]<0) {sub$Q5[7]} else {0}, if (sub$Q5[7]<0) {sub$Q5[7]} else {0}, if (sub$Q95[7]<0) {sub$Q95[7]} else {0}, if (sub$Q95[7]<0) {sub$Q95[7]} else {0}),y=(yyy2+1), col = "firebrick2", border = NA)
polygon(x=c(if (sub$Q10[7]<0) {sub$Q10[7]} else {0}, if (sub$Q10[7]<0) {sub$Q10[7]} else {0}, if (sub$Q90[7]<0) {sub$Q90[7]} else {0}, if (sub$Q90[7]<0) {sub$Q90[7]} else {0}),y=(yyy3+1), col = "firebrick2", border = NA)
polygon(x=c(if (sub$Q2.5[7]>0) {sub$Q2.5[7]} else {0}, if (sub$Q2.5[7]>0) {sub$Q2.5[7]} else {0}, if (sub$Q97.5[7]>0) {sub$Q97.5[7]} else {0}, if (sub$Q97.5[7]>0) {sub$Q97.5[7]} else {0}),y=(yyy1+1), col = "dodgerblue", border = NA)
polygon(x=c(if (sub$Q5[7]>0) {sub$Q5[7]} else {0}, if (sub$Q5[7]>0) {sub$Q5[7]} else {0}, if (sub$Q95[7]>0) {sub$Q95[7]} else {0}, if (sub$Q95[7]>0) {sub$Q95[7]} else {0}),y=(yyy2+1), col = "dodgerblue", border = NA)
polygon(x=c(if (sub$Q10[7]>0) {sub$Q10[7]} else {0}, if (sub$Q10[7]>0) {sub$Q10[7]} else {0}, if (sub$Q90[7]>0) {sub$Q90[7]} else {0}, if (sub$Q90[7]>0) {sub$Q90[7]} else {0}),y=(yyy3+1), col = "dodgerblue", border = NA)
polygon(x=c(if (sub$Q2.5[8]<0) {sub$Q2.5[8]} else {0}, if (sub$Q2.5[8]<0) {sub$Q2.5[8]} else {0}, if (sub$Q97.5[8]<0) {sub$Q97.5[8]} else {0}, if (sub$Q97.5[8]<0) {sub$Q97.5[8]} else {0}),y=(yyy1+2), col = "firebrick2", border = NA)
polygon(x=c(if (sub$Q5[8]<0) {sub$Q5[8]} else {0}, if (sub$Q5[8]<0) {sub$Q5[8]} else {0}, if (sub$Q95[8]<0) {sub$Q95[8]} else {0}, if (sub$Q95[8]<0) {sub$Q95[8]} else {0}),y=(yyy2+2), col = "firebrick2", border = NA)
polygon(x=c(if (sub$Q10[8]<0) {sub$Q10[8]} else {0}, if (sub$Q10[8]<0) {sub$Q10[8]} else {0}, if (sub$Q90[8]<0) {sub$Q90[8]} else {0}, if (sub$Q90[8]<0) {sub$Q90[8]} else {0}),y=(yyy3+2), col = "firebrick2", border = NA)
polygon(x=c(if (sub$Q2.5[8]>0) {sub$Q2.5[8]} else {0}, if (sub$Q2.5[8]>0) {sub$Q2.5[8]} else {0}, if (sub$Q97.5[8]>0) {sub$Q97.5[8]} else {0}, if (sub$Q97.5[8]>0) {sub$Q97.5[8]} else {0}),y=(yyy1+2), col = "dodgerblue", border = NA)
polygon(x=c(if (sub$Q5[8]>0) {sub$Q5[8]} else {0}, if (sub$Q5[8]>0) {sub$Q5[8]} else {0}, if (sub$Q95[8]>0) {sub$Q95[8]} else {0}, if (sub$Q95[8]>0) {sub$Q95[8]} else {0}),y=(yyy2+2), col = "dodgerblue", border = NA)
polygon(x=c(if (sub$Q10[8]>0) {sub$Q10[8]} else {0}, if (sub$Q10[8]>0) {sub$Q10[8]} else {0}, if (sub$Q90[8]>0) {sub$Q90[8]} else {0}, if (sub$Q90[8]>0) {sub$Q90[8]} else {0}),y=(yyy3+2), col = "dodgerblue", border = NA)
polygon(x=c(if (sub$Q2.5[9]<0) {sub$Q2.5[9]} else {0}, if (sub$Q2.5[9]<0) {sub$Q2.5[9]} else {0}, if (sub$Q97.5[9]<0) {sub$Q97.5[9]} else {0}, if (sub$Q97.5[9]<0) {sub$Q97.5[9]} else {0}),y=(yyy1+3), col = "firebrick2", border = NA)
polygon(x=c(if (sub$Q5[9]<0) {sub$Q5[9]} else {0}, if (sub$Q5[9]<0) {sub$Q5[9]} else {0}, if (sub$Q95[9]<0) {sub$Q95[9]} else {0}, if (sub$Q95[9]<0) {sub$Q95[9]} else {0}),y=(yyy2+3), col = "firebrick2", border = NA)
polygon(x=c(if (sub$Q10[9]<0) {sub$Q10[9]} else {0}, if (sub$Q10[9]<0) {sub$Q10[9]} else {0}, if (sub$Q90[9]<0) {sub$Q90[9]} else {0}, if (sub$Q90[9]<0) {sub$Q90[9]} else {0}),y=(yyy3+3), col = "firebrick2", border = NA)
polygon(x=c(if (sub$Q2.5[9]>0) {sub$Q2.5[9]} else {0}, if (sub$Q2.5[9]>0) {sub$Q2.5[9]} else {0}, if (sub$Q97.5[9]>0) {sub$Q97.5[9]} else {0}, if (sub$Q97.5[9]>0) {sub$Q97.5[9]} else {0}),y=(yyy1+3), col = "dodgerblue", border = NA)
polygon(x=c(if (sub$Q5[9]>0) {sub$Q5[9]} else {0}, if (sub$Q5[9]>0) {sub$Q5[9]} else {0}, if (sub$Q95[9]>0) {sub$Q95[9]} else {0}, if (sub$Q95[9]>0) {sub$Q95[9]} else {0}),y=(yyy2+3), col = "dodgerblue", border = NA)
polygon(x=c(if (sub$Q10[9]>0) {sub$Q10[9]} else {0}, if (sub$Q10[9]>0) {sub$Q10[9]} else {0}, if (sub$Q90[9]>0) {sub$Q90[9]} else {0}, if (sub$Q90[9]>0) {sub$Q90[9]} else {0}),y=(yyy3+3), col = "dodgerblue", border = NA)

#### func_even #####
sub <- subset(drivEst, Response == "func_even")
subQ <- c(sub$Q0.5[6:9],sub$Q95[6:9])
est <- sub$Estimate[6:9]
yy <- c(1:4)
plot(yy ~ est, ylab="",xlab="", yaxt="n", las=1, type="n",xlim=c(min(subQ),max(subQ)), ylim=c(0.8,4.8), cex=2, bty="n")
segments(x0=0,y0=0,x1=0,y1=4.18,lty=2, lwd=2,col="grey60")
title(xlab="Estimate", line=2.4,cex.lab=1.3)
legend("topleft", legend=("g, Func. evenness"), bty="n", cex=1.3)
mm <- cbind(yy,est)
mm_neg <- as.data.frame(mm[ which(est < 0),])
mm_pos <- as.data.frame(mm[ which(est > 0),])
#points(yy ~ est, pch="l",cex=2.2,col="white")
points(mm_neg$yy ~ mm_neg$est, pch="l",cex=4,col="firebrick2")
points(mm_pos$yy ~ mm_pos$est, pch="l",cex=4,col="dodgerblue")
yyy1=c(0.975,1.025,1.025,0.975)
yyy2=c(0.95,1.05,1.05,0.95)
yyy3=c(0.9,1.1,1.1,0.9)
polygon(x=c(if (sub$Q2.5[6]<0) {sub$Q2.5[6]} else {0}, if (sub$Q2.5[6]<0) {sub$Q2.5[6]} else {0}, if (sub$Q97.5[6]<0) {sub$Q97.5[6]} else {0}, if (sub$Q97.5[6]<0) {sub$Q97.5[6]} else {0}),y=(yyy1), col = "firebrick2", border = NA)
polygon(x=c(if (sub$Q5[6]<0) {sub$Q5[6]} else {0}, if (sub$Q5[6]<0) {sub$Q5[6]} else {0}, if (sub$Q95[6]<0) {sub$Q95[6]} else {0}, if (sub$Q95[6]<0) {sub$Q95[6]} else {0}),y=(yyy2), col = "firebrick2", border = NA)
polygon(x=c(if (sub$Q10[6]<0) {sub$Q10[6]} else {0}, if (sub$Q10[6]<0) {sub$Q10[6]} else {0}, if (sub$Q90[6]<0) {sub$Q90[6]} else {0}, if (sub$Q90[6]<0) {sub$Q90[6]} else {0}),y=(yyy3), col = "firebrick2", border = NA)
polygon(x=c(if (sub$Q2.5[6]>0) {sub$Q2.5[6]} else {0}, if (sub$Q2.5[6]>0) {sub$Q2.5[6]} else {0}, if (sub$Q97.5[6]>0) {sub$Q97.5[6]} else {0}, if (sub$Q97.5[6]>0) {sub$Q97.5[6]} else {0}),y=(yyy1), col = "dodgerblue", border = NA)
polygon(x=c(if (sub$Q5[6]>0) {sub$Q5[6]} else {0}, if (sub$Q5[6]>0) {sub$Q5[6]} else {0}, if (sub$Q95[6]>0) {sub$Q95[6]} else {0}, if (sub$Q95[6]>0) {sub$Q95[6]} else {0}),y=(yyy2), col = "dodgerblue", border = NA)
polygon(x=c(if (sub$Q10[6]>0) {sub$Q10[6]} else {0}, if (sub$Q10[6]>0) {sub$Q10[6]} else {0}, if (sub$Q90[6]>0) {sub$Q90[6]} else {0}, if (sub$Q90[6]>0) {sub$Q90[6]} else {0}),y=(yyy3), col = "dodgerblue", border = NA)
polygon(x=c(if (sub$Q2.5[7]<0) {sub$Q2.5[7]} else {0}, if (sub$Q2.5[7]<0) {sub$Q2.5[7]} else {0}, if (sub$Q97.5[7]<0) {sub$Q97.5[7]} else {0}, if (sub$Q97.5[7]<0) {sub$Q97.5[7]} else {0}),y=(yyy1+1), col = "firebrick2", border = NA)
polygon(x=c(if (sub$Q5[7]<0) {sub$Q5[7]} else {0}, if (sub$Q5[7]<0) {sub$Q5[7]} else {0}, if (sub$Q95[7]<0) {sub$Q95[7]} else {0}, if (sub$Q95[7]<0) {sub$Q95[7]} else {0}),y=(yyy2+1), col = "firebrick2", border = NA)
polygon(x=c(if (sub$Q10[7]<0) {sub$Q10[7]} else {0}, if (sub$Q10[7]<0) {sub$Q10[7]} else {0}, if (sub$Q90[7]<0) {sub$Q90[7]} else {0}, if (sub$Q90[7]<0) {sub$Q90[7]} else {0}),y=(yyy3+1), col = "firebrick2", border = NA)
polygon(x=c(if (sub$Q2.5[7]>0) {sub$Q2.5[7]} else {0}, if (sub$Q2.5[7]>0) {sub$Q2.5[7]} else {0}, if (sub$Q97.5[7]>0) {sub$Q97.5[7]} else {0}, if (sub$Q97.5[7]>0) {sub$Q97.5[7]} else {0}),y=(yyy1+1), col = "dodgerblue", border = NA)
polygon(x=c(if (sub$Q5[7]>0) {sub$Q5[7]} else {0}, if (sub$Q5[7]>0) {sub$Q5[7]} else {0}, if (sub$Q95[7]>0) {sub$Q95[7]} else {0}, if (sub$Q95[7]>0) {sub$Q95[7]} else {0}),y=(yyy2+1), col = "dodgerblue", border = NA)
polygon(x=c(if (sub$Q10[7]>0) {sub$Q10[7]} else {0}, if (sub$Q10[7]>0) {sub$Q10[7]} else {0}, if (sub$Q90[7]>0) {sub$Q90[7]} else {0}, if (sub$Q90[7]>0) {sub$Q90[7]} else {0}),y=(yyy3+1), col = "dodgerblue", border = NA)
polygon(x=c(if (sub$Q2.5[8]<0) {sub$Q2.5[8]} else {0}, if (sub$Q2.5[8]<0) {sub$Q2.5[8]} else {0}, if (sub$Q97.5[8]<0) {sub$Q97.5[8]} else {0}, if (sub$Q97.5[8]<0) {sub$Q97.5[8]} else {0}),y=(yyy1+2), col = "firebrick2", border = NA)
polygon(x=c(if (sub$Q5[8]<0) {sub$Q5[8]} else {0}, if (sub$Q5[8]<0) {sub$Q5[8]} else {0}, if (sub$Q95[8]<0) {sub$Q95[8]} else {0}, if (sub$Q95[8]<0) {sub$Q95[8]} else {0}),y=(yyy2+2), col = "firebrick2", border = NA)
polygon(x=c(if (sub$Q10[8]<0) {sub$Q10[8]} else {0}, if (sub$Q10[8]<0) {sub$Q10[8]} else {0}, if (sub$Q90[8]<0) {sub$Q90[8]} else {0}, if (sub$Q90[8]<0) {sub$Q90[8]} else {0}),y=(yyy3+2), col = "firebrick2", border = NA)
polygon(x=c(if (sub$Q2.5[8]>0) {sub$Q2.5[8]} else {0}, if (sub$Q2.5[8]>0) {sub$Q2.5[8]} else {0}, if (sub$Q97.5[8]>0) {sub$Q97.5[8]} else {0}, if (sub$Q97.5[8]>0) {sub$Q97.5[8]} else {0}),y=(yyy1+2), col = "dodgerblue", border = NA)
polygon(x=c(if (sub$Q5[8]>0) {sub$Q5[8]} else {0}, if (sub$Q5[8]>0) {sub$Q5[8]} else {0}, if (sub$Q95[8]>0) {sub$Q95[8]} else {0}, if (sub$Q95[8]>0) {sub$Q95[8]} else {0}),y=(yyy2+2), col = "dodgerblue", border = NA)
polygon(x=c(if (sub$Q10[8]>0) {sub$Q10[8]} else {0}, if (sub$Q10[8]>0) {sub$Q10[8]} else {0}, if (sub$Q90[8]>0) {sub$Q90[8]} else {0}, if (sub$Q90[8]>0) {sub$Q90[8]} else {0}),y=(yyy3+2), col = "dodgerblue", border = NA)
polygon(x=c(if (sub$Q2.5[9]<0) {sub$Q2.5[9]} else {0}, if (sub$Q2.5[9]<0) {sub$Q2.5[9]} else {0}, if (sub$Q97.5[9]<0) {sub$Q97.5[9]} else {0}, if (sub$Q97.5[9]<0) {sub$Q97.5[9]} else {0}),y=(yyy1+3), col = "firebrick2", border = NA)
polygon(x=c(if (sub$Q5[9]<0) {sub$Q5[9]} else {0}, if (sub$Q5[9]<0) {sub$Q5[9]} else {0}, if (sub$Q95[9]<0) {sub$Q95[9]} else {0}, if (sub$Q95[9]<0) {sub$Q95[9]} else {0}),y=(yyy2+3), col = "firebrick2", border = NA)
polygon(x=c(if (sub$Q10[9]<0) {sub$Q10[9]} else {0}, if (sub$Q10[9]<0) {sub$Q10[9]} else {0}, if (sub$Q90[9]<0) {sub$Q90[9]} else {0}, if (sub$Q90[9]<0) {sub$Q90[9]} else {0}),y=(yyy3+3), col = "firebrick2", border = NA)
polygon(x=c(if (sub$Q2.5[9]>0) {sub$Q2.5[9]} else {0}, if (sub$Q2.5[9]>0) {sub$Q2.5[9]} else {0}, if (sub$Q97.5[9]>0) {sub$Q97.5[9]} else {0}, if (sub$Q97.5[9]>0) {sub$Q97.5[9]} else {0}),y=(yyy1+3), col = "dodgerblue", border = NA)
polygon(x=c(if (sub$Q5[9]>0) {sub$Q5[9]} else {0}, if (sub$Q5[9]>0) {sub$Q5[9]} else {0}, if (sub$Q95[9]>0) {sub$Q95[9]} else {0}, if (sub$Q95[9]>0) {sub$Q95[9]} else {0}),y=(yyy2+3), col = "dodgerblue", border = NA)
polygon(x=c(if (sub$Q10[9]>0) {sub$Q10[9]} else {0}, if (sub$Q10[9]>0) {sub$Q10[9]} else {0}, if (sub$Q90[9]>0) {sub$Q90[9]} else {0}, if (sub$Q90[9]>0) {sub$Q90[9]} else {0}),y=(yyy3+3), col = "dodgerblue", border = NA)

#### Turnover #####
sub <- subset(drivEst, Response == "turnover")
subQ <- c(sub$Q0.5[6:9],sub$Q95[6:9])
est <- sub$Estimate[6:9]
yy <- c(1:4)
plot(yy ~ est, ylab="",xlab="", yaxt="n", las=1, type="n",xlim=c(min(subQ),max(subQ)), ylim=c(0.8,4.8), cex=2, bty="n")
segments(x0=0,y0=0,x1=0,y1=4.18,lty=2, lwd=2,col="grey60")
title(xlab="Estimate", line=2.4,cex.lab=1.3)
legend("topleft", legend=("d, Turnover"), bty="n", cex=1.3)
mm <- cbind(yy,est)
mm_neg <- as.data.frame(mm[ which(est < 0),])
mm_pos <- as.data.frame(mm[ which(est > 0),])
#points(yy ~ est, pch="l",cex=2.2,col="white")
points(mm_neg$yy ~ mm_neg$est, pch="l",cex=4,col="firebrick2")
points(mm_pos[1,] ~ mm_pos[2,], pch="l",cex=4,col="dodgerblue")
yyy1=c(0.975,1.025,1.025,0.975)
yyy2=c(0.95,1.05,1.05,0.95)
yyy3=c(0.9,1.1,1.1,0.9)
polygon(x=c(if (sub$Q2.5[6]<0) {sub$Q2.5[6]} else {0}, if (sub$Q2.5[6]<0) {sub$Q2.5[6]} else {0}, if (sub$Q97.5[6]<0) {sub$Q97.5[6]} else {0}, if (sub$Q97.5[6]<0) {sub$Q97.5[6]} else {0}),y=(yyy1), col = "firebrick2", border = NA)
polygon(x=c(if (sub$Q5[6]<0) {sub$Q5[6]} else {0}, if (sub$Q5[6]<0) {sub$Q5[6]} else {0}, if (sub$Q95[6]<0) {sub$Q95[6]} else {0}, if (sub$Q95[6]<0) {sub$Q95[6]} else {0}),y=(yyy2), col = "firebrick2", border = NA)
polygon(x=c(if (sub$Q10[6]<0) {sub$Q10[6]} else {0}, if (sub$Q10[6]<0) {sub$Q10[6]} else {0}, if (sub$Q90[6]<0) {sub$Q90[6]} else {0}, if (sub$Q90[6]<0) {sub$Q90[6]} else {0}),y=(yyy3), col = "firebrick2", border = NA)
polygon(x=c(if (sub$Q2.5[6]>0) {sub$Q2.5[6]} else {0}, if (sub$Q2.5[6]>0) {sub$Q2.5[6]} else {0}, if (sub$Q97.5[6]>0) {sub$Q97.5[6]} else {0}, if (sub$Q97.5[6]>0) {sub$Q97.5[6]} else {0}),y=(yyy1), col = "dodgerblue", border = NA)
polygon(x=c(if (sub$Q5[6]>0) {sub$Q5[6]} else {0}, if (sub$Q5[6]>0) {sub$Q5[6]} else {0}, if (sub$Q95[6]>0) {sub$Q95[6]} else {0}, if (sub$Q95[6]>0) {sub$Q95[6]} else {0}),y=(yyy2), col = "dodgerblue", border = NA)
polygon(x=c(if (sub$Q10[6]>0) {sub$Q10[6]} else {0}, if (sub$Q10[6]>0) {sub$Q10[6]} else {0}, if (sub$Q90[6]>0) {sub$Q90[6]} else {0}, if (sub$Q90[6]>0) {sub$Q90[6]} else {0}),y=(yyy3), col = "dodgerblue", border = NA)
polygon(x=c(if (sub$Q2.5[7]<0) {sub$Q2.5[7]} else {0}, if (sub$Q2.5[7]<0) {sub$Q2.5[7]} else {0}, if (sub$Q97.5[7]<0) {sub$Q97.5[7]} else {0}, if (sub$Q97.5[7]<0) {sub$Q97.5[7]} else {0}),y=(yyy1+1), col = "firebrick2", border = NA)
polygon(x=c(if (sub$Q5[7]<0) {sub$Q5[7]} else {0}, if (sub$Q5[7]<0) {sub$Q5[7]} else {0}, if (sub$Q95[7]<0) {sub$Q95[7]} else {0}, if (sub$Q95[7]<0) {sub$Q95[7]} else {0}),y=(yyy2+1), col = "firebrick2", border = NA)
polygon(x=c(if (sub$Q10[7]<0) {sub$Q10[7]} else {0}, if (sub$Q10[7]<0) {sub$Q10[7]} else {0}, if (sub$Q90[7]<0) {sub$Q90[7]} else {0}, if (sub$Q90[7]<0) {sub$Q90[7]} else {0}),y=(yyy3+1), col = "firebrick2", border = NA)
polygon(x=c(if (sub$Q2.5[7]>0) {sub$Q2.5[7]} else {0}, if (sub$Q2.5[7]>0) {sub$Q2.5[7]} else {0}, if (sub$Q97.5[7]>0) {sub$Q97.5[7]} else {0}, if (sub$Q97.5[7]>0) {sub$Q97.5[7]} else {0}),y=(yyy1+1), col = "dodgerblue", border = NA)
polygon(x=c(if (sub$Q5[7]>0) {sub$Q5[7]} else {0}, if (sub$Q5[7]>0) {sub$Q5[7]} else {0}, if (sub$Q95[7]>0) {sub$Q95[7]} else {0}, if (sub$Q95[7]>0) {sub$Q95[7]} else {0}),y=(yyy2+1), col = "dodgerblue", border = NA)
polygon(x=c(if (sub$Q10[7]>0) {sub$Q10[7]} else {0}, if (sub$Q10[7]>0) {sub$Q10[7]} else {0}, if (sub$Q90[7]>0) {sub$Q90[7]} else {0}, if (sub$Q90[7]>0) {sub$Q90[7]} else {0}),y=(yyy3+1), col = "dodgerblue", border = NA)
polygon(x=c(if (sub$Q2.5[8]<0) {sub$Q2.5[8]} else {0}, if (sub$Q2.5[8]<0) {sub$Q2.5[8]} else {0}, if (sub$Q97.5[8]<0) {sub$Q97.5[8]} else {0}, if (sub$Q97.5[8]<0) {sub$Q97.5[8]} else {0}),y=(yyy1+2), col = "firebrick2", border = NA)
polygon(x=c(if (sub$Q5[8]<0) {sub$Q5[8]} else {0}, if (sub$Q5[8]<0) {sub$Q5[8]} else {0}, if (sub$Q95[8]<0) {sub$Q95[8]} else {0}, if (sub$Q95[8]<0) {sub$Q95[8]} else {0}),y=(yyy2+2), col = "firebrick2", border = NA)
polygon(x=c(if (sub$Q10[8]<0) {sub$Q10[8]} else {0}, if (sub$Q10[8]<0) {sub$Q10[8]} else {0}, if (sub$Q90[8]<0) {sub$Q90[8]} else {0}, if (sub$Q90[8]<0) {sub$Q90[8]} else {0}),y=(yyy3+2), col = "firebrick2", border = NA)
polygon(x=c(if (sub$Q2.5[8]>0) {sub$Q2.5[8]} else {0}, if (sub$Q2.5[8]>0) {sub$Q2.5[8]} else {0}, if (sub$Q97.5[8]>0) {sub$Q97.5[8]} else {0}, if (sub$Q97.5[8]>0) {sub$Q97.5[8]} else {0}),y=(yyy1+2), col = "dodgerblue", border = NA)
polygon(x=c(if (sub$Q5[8]>0) {sub$Q5[8]} else {0}, if (sub$Q5[8]>0) {sub$Q5[8]} else {0}, if (sub$Q95[8]>0) {sub$Q95[8]} else {0}, if (sub$Q95[8]>0) {sub$Q95[8]} else {0}),y=(yyy2+2), col = "dodgerblue", border = NA)
polygon(x=c(if (sub$Q10[8]>0) {sub$Q10[8]} else {0}, if (sub$Q10[8]>0) {sub$Q10[8]} else {0}, if (sub$Q90[8]>0) {sub$Q90[8]} else {0}, if (sub$Q90[8]>0) {sub$Q90[8]} else {0}),y=(yyy3+2), col = "dodgerblue", border = NA)
polygon(x=c(if (sub$Q2.5[9]<0) {sub$Q2.5[9]} else {0}, if (sub$Q2.5[9]<0) {sub$Q2.5[9]} else {0}, if (sub$Q97.5[9]<0) {sub$Q97.5[9]} else {0}, if (sub$Q97.5[9]<0) {sub$Q97.5[9]} else {0}),y=(yyy1+3), col = "firebrick2", border = NA)
polygon(x=c(if (sub$Q5[9]<0) {sub$Q5[9]} else {0}, if (sub$Q5[9]<0) {sub$Q5[9]} else {0}, if (sub$Q95[9]<0) {sub$Q95[9]} else {0}, if (sub$Q95[9]<0) {sub$Q95[9]} else {0}),y=(yyy2+3), col = "firebrick2", border = NA)
polygon(x=c(if (sub$Q10[9]<0) {sub$Q10[9]} else {0}, if (sub$Q10[9]<0) {sub$Q10[9]} else {0}, if (sub$Q90[9]<0) {sub$Q90[9]} else {0}, if (sub$Q90[9]<0) {sub$Q90[9]} else {0}),y=(yyy3+3), col = "firebrick2", border = NA)
polygon(x=c(if (sub$Q2.5[9]>0) {sub$Q2.5[9]} else {0}, if (sub$Q2.5[9]>0) {sub$Q2.5[9]} else {0}, if (sub$Q97.5[9]>0) {sub$Q97.5[9]} else {0}, if (sub$Q97.5[9]>0) {sub$Q97.5[9]} else {0}),y=(yyy1+3), col = "dodgerblue", border = NA)
polygon(x=c(if (sub$Q5[9]>0) {sub$Q5[9]} else {0}, if (sub$Q5[9]>0) {sub$Q5[9]} else {0}, if (sub$Q95[9]>0) {sub$Q95[9]} else {0}, if (sub$Q95[9]>0) {sub$Q95[9]} else {0}),y=(yyy2+3), col = "dodgerblue", border = NA)
polygon(x=c(if (sub$Q10[9]>0) {sub$Q10[9]} else {0}, if (sub$Q10[9]>0) {sub$Q10[9]} else {0}, if (sub$Q90[9]>0) {sub$Q90[9]} else {0}, if (sub$Q90[9]>0) {sub$Q90[9]} else {0}),y=(yyy3+3), col = "dodgerblue", border = NA)

#### func_turnover #####
sub <- subset(drivEst, Response == "func_turnover")
subQ <- c(sub$Q0.5[6:9],sub$Q95[6:9])
est <- sub$Estimate[6:9]
yy <- c(1:4)
plot(yy ~ est, ylab="",xlab="", yaxt="n", las=1, type="n",xlim=c(min(subQ),max(subQ)), ylim=c(0.8,4.8), cex=2, bty="n")
segments(x0=0,y0=0,x1=0,y1=4.18,lty=2, lwd=2,col="grey60")
title(xlab="Estimate", line=2.4,cex.lab=1.3)
legend("topleft", legend=("h, Func. turnover"), bty="n", cex=1.3)
mm <- cbind(yy,est)
mm_neg <- as.data.frame(mm[ which(est < 0),])
mm_pos <- as.data.frame(mm[ which(est > 0),])
points(mm_neg$yy ~ mm_neg$est, pch="l",cex=4,col="firebrick2")
points(mm_pos$yy ~ mm_pos$est, pch="l",cex=4,col="dodgerblue")
yyy1=c(0.975,1.025,1.025,0.975)
yyy2=c(0.95,1.05,1.05,0.95)
yyy3=c(0.9,1.1,1.1,0.9)
polygon(x=c(if (sub$Q2.5[6]<0) {sub$Q2.5[6]} else {0}, if (sub$Q2.5[6]<0) {sub$Q2.5[6]} else {0}, if (sub$Q97.5[6]<0) {sub$Q97.5[6]} else {0}, if (sub$Q97.5[6]<0) {sub$Q97.5[6]} else {0}),y=(yyy1), col = "firebrick2", border = NA)
polygon(x=c(if (sub$Q5[6]<0) {sub$Q5[6]} else {0}, if (sub$Q5[6]<0) {sub$Q5[6]} else {0}, if (sub$Q95[6]<0) {sub$Q95[6]} else {0}, if (sub$Q95[6]<0) {sub$Q95[6]} else {0}),y=(yyy2), col = "firebrick2", border = NA)
polygon(x=c(if (sub$Q10[6]<0) {sub$Q10[6]} else {0}, if (sub$Q10[6]<0) {sub$Q10[6]} else {0}, if (sub$Q90[6]<0) {sub$Q90[6]} else {0}, if (sub$Q90[6]<0) {sub$Q90[6]} else {0}),y=(yyy3), col = "firebrick2", border = NA)
polygon(x=c(if (sub$Q2.5[6]>0) {sub$Q2.5[6]} else {0}, if (sub$Q2.5[6]>0) {sub$Q2.5[6]} else {0}, if (sub$Q97.5[6]>0) {sub$Q97.5[6]} else {0}, if (sub$Q97.5[6]>0) {sub$Q97.5[6]} else {0}),y=(yyy1), col = "dodgerblue", border = NA)
polygon(x=c(if (sub$Q5[6]>0) {sub$Q5[6]} else {0}, if (sub$Q5[6]>0) {sub$Q5[6]} else {0}, if (sub$Q95[6]>0) {sub$Q95[6]} else {0}, if (sub$Q95[6]>0) {sub$Q95[6]} else {0}),y=(yyy2), col = "dodgerblue", border = NA)
polygon(x=c(if (sub$Q10[6]>0) {sub$Q10[6]} else {0}, if (sub$Q10[6]>0) {sub$Q10[6]} else {0}, if (sub$Q90[6]>0) {sub$Q90[6]} else {0}, if (sub$Q90[6]>0) {sub$Q90[6]} else {0}),y=(yyy3), col = "dodgerblue", border = NA)
polygon(x=c(if (sub$Q2.5[7]<0) {sub$Q2.5[7]} else {0}, if (sub$Q2.5[7]<0) {sub$Q2.5[7]} else {0}, if (sub$Q97.5[7]<0) {sub$Q97.5[7]} else {0}, if (sub$Q97.5[7]<0) {sub$Q97.5[7]} else {0}),y=(yyy1+1), col = "firebrick2", border = NA)
polygon(x=c(if (sub$Q5[7]<0) {sub$Q5[7]} else {0}, if (sub$Q5[7]<0) {sub$Q5[7]} else {0}, if (sub$Q95[7]<0) {sub$Q95[7]} else {0}, if (sub$Q95[7]<0) {sub$Q95[7]} else {0}),y=(yyy2+1), col = "firebrick2", border = NA)
polygon(x=c(if (sub$Q10[7]<0) {sub$Q10[7]} else {0}, if (sub$Q10[7]<0) {sub$Q10[7]} else {0}, if (sub$Q90[7]<0) {sub$Q90[7]} else {0}, if (sub$Q90[7]<0) {sub$Q90[7]} else {0}),y=(yyy3+1), col = "firebrick2", border = NA)
polygon(x=c(if (sub$Q2.5[7]>0) {sub$Q2.5[7]} else {0}, if (sub$Q2.5[7]>0) {sub$Q2.5[7]} else {0}, if (sub$Q97.5[7]>0) {sub$Q97.5[7]} else {0}, if (sub$Q97.5[7]>0) {sub$Q97.5[7]} else {0}),y=(yyy1+1), col = "dodgerblue", border = NA)
polygon(x=c(if (sub$Q5[7]>0) {sub$Q5[7]} else {0}, if (sub$Q5[7]>0) {sub$Q5[7]} else {0}, if (sub$Q95[7]>0) {sub$Q95[7]} else {0}, if (sub$Q95[7]>0) {sub$Q95[7]} else {0}),y=(yyy2+1), col = "dodgerblue", border = NA)
polygon(x=c(if (sub$Q10[7]>0) {sub$Q10[7]} else {0}, if (sub$Q10[7]>0) {sub$Q10[7]} else {0}, if (sub$Q90[7]>0) {sub$Q90[7]} else {0}, if (sub$Q90[7]>0) {sub$Q90[7]} else {0}),y=(yyy3+1), col = "dodgerblue", border = NA)
polygon(x=c(if (sub$Q2.5[8]<0) {sub$Q2.5[8]} else {0}, if (sub$Q2.5[8]<0) {sub$Q2.5[8]} else {0}, if (sub$Q97.5[8]<0) {sub$Q97.5[8]} else {0}, if (sub$Q97.5[8]<0) {sub$Q97.5[8]} else {0}),y=(yyy1+2), col = "firebrick2", border = NA)
polygon(x=c(if (sub$Q5[8]<0) {sub$Q5[8]} else {0}, if (sub$Q5[8]<0) {sub$Q5[8]} else {0}, if (sub$Q95[8]<0) {sub$Q95[8]} else {0}, if (sub$Q95[8]<0) {sub$Q95[8]} else {0}),y=(yyy2+2), col = "firebrick2", border = NA)
polygon(x=c(if (sub$Q10[8]<0) {sub$Q10[8]} else {0}, if (sub$Q10[8]<0) {sub$Q10[8]} else {0}, if (sub$Q90[8]<0) {sub$Q90[8]} else {0}, if (sub$Q90[8]<0) {sub$Q90[8]} else {0}),y=(yyy3+2), col = "firebrick2", border = NA)
polygon(x=c(if (sub$Q2.5[8]>0) {sub$Q2.5[8]} else {0}, if (sub$Q2.5[8]>0) {sub$Q2.5[8]} else {0}, if (sub$Q97.5[8]>0) {sub$Q97.5[8]} else {0}, if (sub$Q97.5[8]>0) {sub$Q97.5[8]} else {0}),y=(yyy1+2), col = "dodgerblue", border = NA)
polygon(x=c(if (sub$Q5[8]>0) {sub$Q5[8]} else {0}, if (sub$Q5[8]>0) {sub$Q5[8]} else {0}, if (sub$Q95[8]>0) {sub$Q95[8]} else {0}, if (sub$Q95[8]>0) {sub$Q95[8]} else {0}),y=(yyy2+2), col = "dodgerblue", border = NA)
polygon(x=c(if (sub$Q10[8]>0) {sub$Q10[8]} else {0}, if (sub$Q10[8]>0) {sub$Q10[8]} else {0}, if (sub$Q90[8]>0) {sub$Q90[8]} else {0}, if (sub$Q90[8]>0) {sub$Q90[8]} else {0}),y=(yyy3+2), col = "dodgerblue", border = NA)
polygon(x=c(if (sub$Q2.5[9]<0) {sub$Q2.5[9]} else {0}, if (sub$Q2.5[9]<0) {sub$Q2.5[9]} else {0}, if (sub$Q97.5[9]<0) {sub$Q97.5[9]} else {0}, if (sub$Q97.5[9]<0) {sub$Q97.5[9]} else {0}),y=(yyy1+3), col = "firebrick2", border = NA)
polygon(x=c(if (sub$Q5[9]<0) {sub$Q5[9]} else {0}, if (sub$Q5[9]<0) {sub$Q5[9]} else {0}, if (sub$Q95[9]<0) {sub$Q95[9]} else {0}, if (sub$Q95[9]<0) {sub$Q95[9]} else {0}),y=(yyy2+3), col = "firebrick2", border = NA)
polygon(x=c(if (sub$Q10[9]<0) {sub$Q10[9]} else {0}, if (sub$Q10[9]<0) {sub$Q10[9]} else {0}, if (sub$Q90[9]<0) {sub$Q90[9]} else {0}, if (sub$Q90[9]<0) {sub$Q90[9]} else {0}),y=(yyy3+3), col = "firebrick2", border = NA)
polygon(x=c(if (sub$Q2.5[9]>0) {sub$Q2.5[9]} else {0}, if (sub$Q2.5[9]>0) {sub$Q2.5[9]} else {0}, if (sub$Q97.5[9]>0) {sub$Q97.5[9]} else {0}, if (sub$Q97.5[9]>0) {sub$Q97.5[9]} else {0}),y=(yyy1+3), col = "dodgerblue", border = NA)
polygon(x=c(if (sub$Q5[9]>0) {sub$Q5[9]} else {0}, if (sub$Q5[9]>0) {sub$Q5[9]} else {0}, if (sub$Q95[9]>0) {sub$Q95[9]} else {0}, if (sub$Q95[9]>0) {sub$Q95[9]} else {0}),y=(yyy2+3), col = "dodgerblue", border = NA)
polygon(x=c(if (sub$Q10[9]>0) {sub$Q10[9]} else {0}, if (sub$Q10[9]>0) {sub$Q10[9]} else {0}, if (sub$Q90[9]>0) {sub$Q90[9]} else {0}, if (sub$Q90[9]>0) {sub$Q90[9]} else {0}),y=(yyy3+3), col = "dodgerblue", border = NA)

##

##
dev.off()
##
